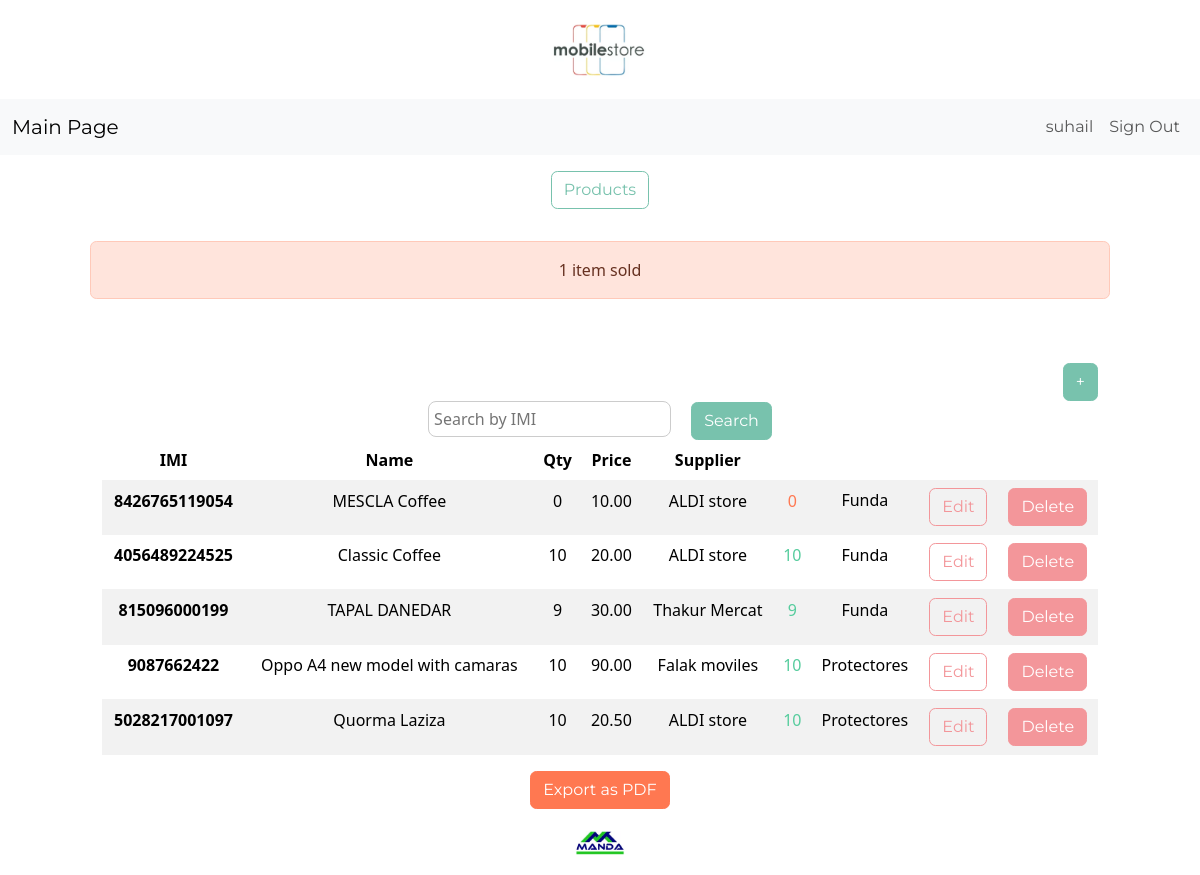
Page /dashboard/ (signed in) on the earlier database version.
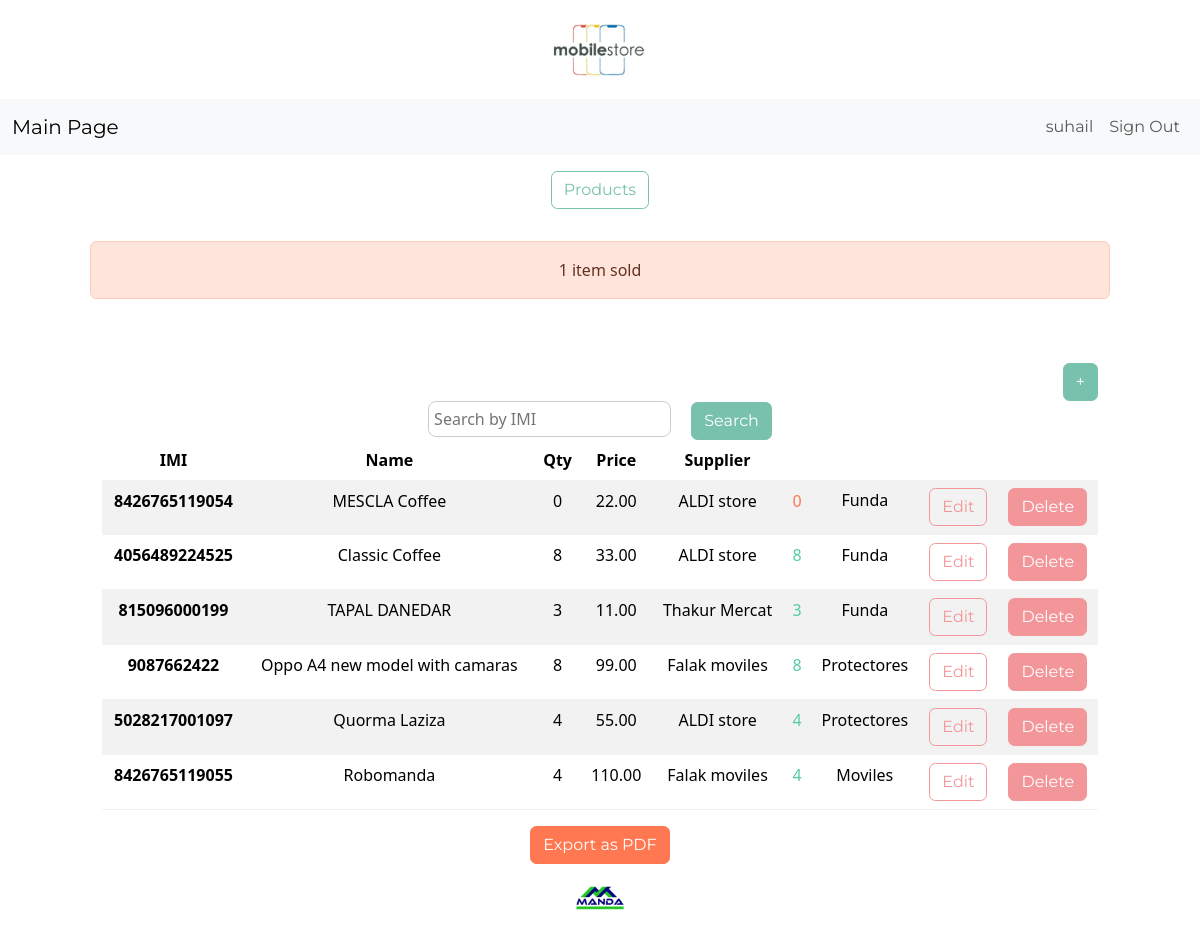
Same page on the later database version.
### inventory/models.py (models this page shows, shortened)
class InventoryItem(models.Model):
	imi = models.CharField(max_length=20, unique=True)
	name = models.CharField(max_length=50)
	quantity = models.PositiveIntegerField()
	price = models.DecimalField(max_digits=10, decimal_places=2)
	cost = models.DecimalField(max_digits=10, decimal_places=2)
	supply = models.ForeignKey('SupplierData', max_length=15, on_delete=models.SET_NULL, blank=True, null=True)
	category = models.ForeignKey('Category', max_length=15, on_delete=models.SET_NULL, blank=True, null=True)
	datecrea = models.DateTimeField(auto_now_add=True)
	user = models.ForeignKey(User, on_delete=models.CASCADE)

class SupplierData(models.Model):
	sname = models.CharField(max_length=15)
	sphone = models.IntegerField()
	saddress = models.CharField (max_length=50)
	datecl = models.DateTimeField(auto_now_add=True)
	user = models.ForeignKey(User, on_delete=models.CASCADE)
	def __str__(self):
		return self.sname

class Category(models.Model):
	 name = models.CharField(max_length=100)
	 class Meta:
			verbose_name_plural = 'categories'

### inventory/views.py (the view)
# urls.py: path('dashboard/', Dashboard.as_view(), name='dashboard'),
class Dashboard(LoginRequiredMixin, View):
    def get(self, request):
        items = InventoryItem.objects.filter(user=request.user).order_by('id')
        query = request.GET.get("imi", "").strip()
        if query:
            items = items.filter(imi__icontains=unquote(query))
        sold_items_count = InventoryItem.objects.filter(user=request.user, quantity=0).count()
        low_inventory_count = InventoryItem.objects.filter(user=request.user, quantity__lte=LOW_QUANTITY).exclude(quantity=0).count()
        if sold_items_count > 0:
            messages.error(request, f"{sold_items_count} item{'s' if sold_items_count > 1 else ''} sold")
        if low_inventory_count > 0:
            messages.error(request, f"{low_inventory_count} item{'s' if low_inventory_count > 1 else ''} has low inventory")
        low_inventory_ids = InventoryItem.objects.filter(user=request.user, quantity__lte=LOW_QUANTITY).values_list('id', flat=True)
        return render(request, 'inventory/dashboard.html', {'items': items, 'low_inventory_ids': low_inventory_ids})

### inventory/templates/inventory/dashboard.html (shortened to what this page needs)
{% extends 'inventory/base.html' %}
{% block content %}
<a href="{% url 'index' %}" class="btn btn-outline-primary my-3 mx-4">Products</a>
	{% if messages %}
		<div class="row mt-3">
			{% for message in messages %}
				{% if message.tags == 'error' %}
					<div class="col-md-10 col-12 mx-auto alert alert-danger">
						{{ message }}
					</div>
				{% else %}
					<div class="col-md-10 col-12 mx-auto alert alert-success">
						{{ message }}
					</div>
				{% endif %}
			{% endfor %}
		</div>
	{% endif %}
	<div class="row">
		<div class="col-md-10 col-12 mx-auto mt-5">
			<div class="d-flex justify-content-end">
				<a href="{% url 'add-item' %}" class="btn btn-primary">+</a>
			</div>
			<form method="get" action="{% url 'dashboard' %}">
		<input type="text" name="imi" placeholder="Search by IMI" value="{{ request.GET.imi }}" style="border-radius: 8px; border: 1px solid #ccc; padding: 5px;">
        <button type="submit" class="btn btn-primary ms-3">Search</button>
</form>
			<table class="table table-hover table-striped">
				<thead>
					<tr>
						<th scope="col">IMI</th>
						<th scope="col">Name</th>
						<th scope="col">Qty</th>
						<th scope="col">Price</th>
						<th scope="col">Supplier</th>
						<th scope="col"></th>
					</tr>
				</thead>
				<tbody>
					{% for item in items %}
					<tr>
						<th scope="row">{{ item.imi }}</th>
						<td>{{ item.name }}</td>
						<td>{{ item.quantity }}</td>
						<td>{{ item.price }}</td>
						<td>{{ item.supply}}</td>
						{% if item.id in low_inventory_ids %}
							<td class="text-danger">{{ item.quantity }}</td>
						{% else %}
							<td class="text-success">{{ item.quantity }}</td>
						{% endif %}
						<td>{{ item.category.name }}</td>
						<td><a href="{% url 'edit-item' item.id %}" class="btn btn-outline-secondary">Edit</a></td>
						<td><a href="{% url 'delete-item' item.id %}" class="btn btn-secondary">Delete</a></td>
					</tr>
					{% endfor %}
				</tbody>
			</table>
 <form method="GET" action="{% url 'export_products_pdf' %}">
        <button type="submit" class="btn btn-danger">Export as PDF</button>
    </form>
		</div>
	</div>
{% endblock content %}

Differences in the rows shown:
changed InventoryItem "MESCLA Coffee": price "10.00" → "22.00"
changed InventoryItem "Classic Coffee": quantity "10" → "8"; price "20.00" → "33.00"
changed InventoryItem "TAPAL DANEDAR": quantity "9" → "3"; price "30.00" → "11.00"
changed InventoryItem "Oppo A4 new model with camaras": quantity "10" → "8"; price "90.00" → "99.00"
changed InventoryItem "Quorma Laziza": quantity "10" → "4"; price "20.50" → "55.00"
added InventoryItem: imi "8426765119055", name "Robomanda", quantity "4", price "110.00", supply "Falak moviles", category.name "Moviles"
